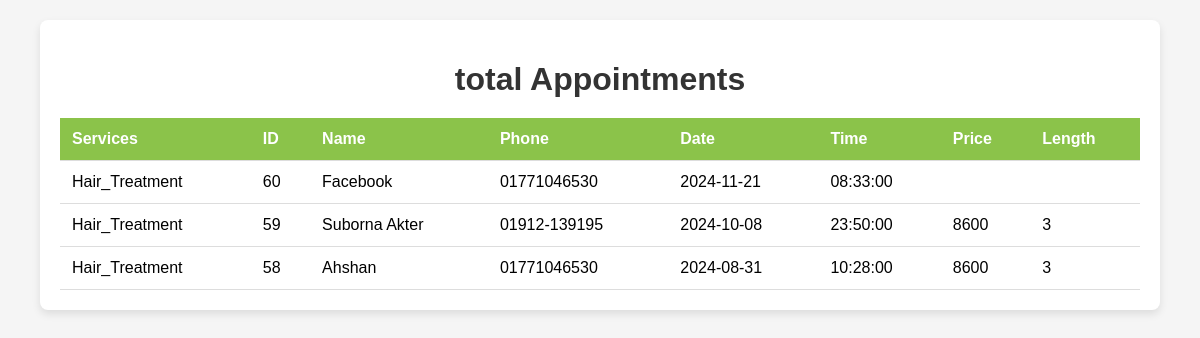
Screenshot of /admin/admin_dashboard/all/?services=total (signed in) with the database file from the repository.
### tables this page shows
CREATE TABLE `appointments` (
  `id` int NOT NULL,
  `name` varchar(100) DEFAULT NULL,
  `phone` varchar(20) DEFAULT NULL,
  `date` date DEFAULT NULL,
  `time` time DEFAULT NULL,
  `selectedLength` varchar(50) DEFAULT NULL,
  `approximatePrice` varchar(50) DEFAULT NULL,
  `check` varchar(50) DEFAULT '0',
  `services` varchar(50) NOT NULL
);

### admin/admin_dashboard/all/index.php (the view, shortened to what this page needs)
<?php
require '../../config.php';
$services = $_GET['services'];
if($services != 'total')
{
$query = "SELECT * FROM appointments WHERE services = '$services' ORDER BY id DESC";
$result = $conn->query($query);
}
else
{
    $query = "SELECT * FROM appointments ORDER BY id DESC ";
$result = $conn->query($query);
}
$appointments = $result->fetch_all(MYSQLI_ASSOC);
?>
<!DOCTYPE html>
<html lang="en">
<head>
    <link rel="stylesheet" href="app.css">
</head>
<body>
    <div class="container">
        <h1><?php echo $services ?> Appointments</h1>
        <table class="appointments-table">
            <thead>
                <tr>
                    <?php if($services == 'total')
                                {  ?>
                              <th>Services</th>
                              <?php } ?>
                    <th>ID</th>
                    <th>Name</th>
                    <th>Phone</th>
                    <th>Date</th>
                    <th>Time</th>
                    <?php if($services== 'Hair_Treatment' || $services == 'total'){ ?>
                    <th>Price</th>
                    <th>Length</th>
                    <?php } ?>
                </tr>
            </thead>
            <tbody>
                <?php foreach ($appointments as $appointment): ?>
                <tr>
                <?php if($services == 'total')
                                {  ?>
                             <td><?php echo htmlspecialchars($appointment['services']); ?></td>
                              <?php } ?>
                    <td><?php echo htmlspecialchars($appointment['id']); ?></td>
                    <td><?php echo htmlspecialchars($appointment['name']); ?></td>
                    <td><?php echo htmlspecialchars($appointment['phone']); ?></td>
                    <td><?php echo htmlspecialchars($appointment['date']); ?></td>
                    <td><?php echo htmlspecialchars($appointment['time']); ?></td>
                    <?php if($services== 'Hair_Treatment' || $services == 'total'){ ?>
                    <td><?php echo htmlspecialchars($appointment['approximatePrice']); ?></td>
                    <td><?php echo htmlspecialchars($appointment['selectedLength']); ?></td>
                    <?php } ?>
                </tr>
                <?php endforeach; ?>
            </tbody>
        </table>
    </div>
</body>
</html>

### admin/admin_dashboard/all/app.css (style rules this page uses)
body { font-family: Arial, sans-serif; margin: 0; padding: 0; background-color: #f5f5f5; }
.container { width: 90%; max-width: 1200px; margin: 20px auto; padding: 20px; background-color: #fff; border-radius: 8px; box-shadow: 0 4px 8px rgba(0, 0, 0, 0.1); }
.container h1 { text-align: center; color: #333; margin-bottom: 20px; }
.appointments-table { width: 100%; border-collapse: collapse; }
.appointments-table th, .appointments-table td { padding: 12px; text-align: left; border-bottom: 1px solid #ddd; }
.appointments-table th { background-color: #8BC34A; color: #fff; }

### rows the page displays
appointments: services "Hair_Treatment", id "60", name "Facebook", phone "01771046530", date "2024-11-21", time "08:33:00"
appointments: services "Hair_Treatment", id "59", name "Suborna Akter", phone "01912-139195", date "2024-10-08", time "23:50:00", approximatePrice "8600", selectedLength "3"
appointments: services "Hair_Treatment", id "58", name "Ahshan", phone "01771046530", date "2024-08-31", time "10:28:00", approximatePrice "8600", selectedLength "3"

### other values shown
$services "total"
